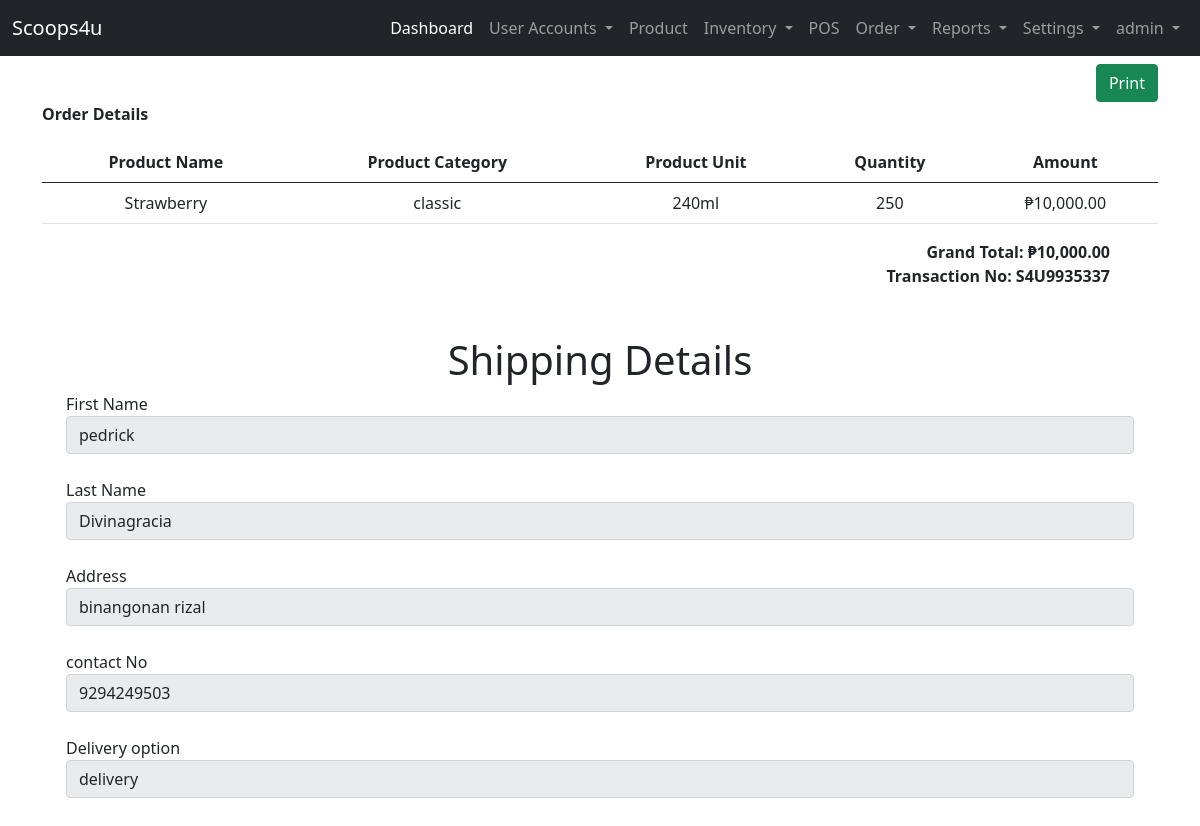
Page /user-site/transaction-view/3/ (signed in) on the committed database.
### landing_page/models.py (models this page shows)
class User(AbstractUser):
    ROLE = ((" "," "),("admin","admin"),("staff","staff"),("reseller","reseller"),("rider","rider"))
    STAT = ((" "," "),("active","active"),("inactive","inactive"))
    role = models.CharField(max_length=50, null=True, default=None, choices=ROLE)
    status = models.CharField(max_length=50, null=True, default=None , choices=STAT)

### admin_site/models.py (models this page shows, shortened)
class OrderItem(models.Model):
    OrderItem_transactionNo =  models.CharField(max_length=200, null=True,  verbose_name='Transaction Number')
    OrderItem_category =  models.CharField(max_length=200, verbose_name='Category')
    OrderItem_name=  models.CharField(max_length=200, verbose_name='Product Name')
    OrderItem_unit =  models.CharField(max_length=200, null=True, verbose_name='Unit')
    OrderItem_quantity =  models.CharField(max_length=200, null=True, verbose_name='quantity')
    OrderItem_amount =  models.DecimalField( max_digits=10, decimal_places=2,null=True, verbose_name='Amount')

class Transaction(models.Model):
    ORDERSTATUS = ( ("Pending","Pending"),("Out for Shipping","Out for Shipping"),("Completed","Completed"))
    DELIVERY_OPTION = ( ("pickup","pickup"),("delivery","delivery"))
    transaction_no =  models.CharField(unique=True, max_length=200, null=False,verbose_name='Transaction Number')
    transaction_user = models.CharField(max_length=250, null=True, verbose_name='List Username')
    transaction_fname = models.CharField(max_length=250, null=True, verbose_name='First Name')
    transaction_lname = models.CharField(max_length=250, null=True, verbose_name='Last Name')
    transaction_address = models.TextField(null=False, verbose_name='Address')
    transaction_contactno = models.BigIntegerField( null=True, verbose_name='Contact Number')
    transaction_doption = models.CharField(max_length=250, choices= DELIVERY_OPTION, null=True, verbose_name='Delivery Option')
    transaction_preferred_date = models.CharField(max_length=250,  null=True,   verbose_name='Preferred Date')
    transaction_totalprice =  models.BigIntegerField(null=True, default=0, verbose_name='Total Price')
    created_at =models.DateField(default=timezone.now,  verbose_name='Date Ordered')
    transaction_orderstatus = models.CharField(max_length=250, choices=ORDERSTATUS, null=True, default='Pending',verbose_name='Status')
    transaction_delivered = models.DateTimeField(null=True, blank=True, verbose_name='Delivered Time')

### admin_site/views.py (the view)
# urls.py: path('transaction-view/<int:id>/', views.transaction_view, name='transaction_view'),
@login_required(login_url='landing_page:login')
def transaction_view(request, id):
    if request.method == "GET":
        transaction = Transaction.objects.get(id = id)
        transaction_no = transaction.transaction_no
        list_orderitem = OrderItem.objects.filter(OrderItem_transactionNo = transaction_no).order_by('-id')
        list_total = OrderItem.objects.filter(OrderItem_transactionNo = transaction_no).all().aggregate(data=Sum('OrderItem_amount'))
        context = {
            'list_orderitem':list_orderitem,
            'list_total':list_total,
            'list_transaction':transaction,
        }
    return render(request, 'admin_site/transaction/view_orders.html', context)

### templates/admin_site/transaction/view_orders.html (shortened to what this page needs)
{% extends 'admin_site/base.html' %}
{% block content %}
{% load humanize %}
{% if list_orderitem %}
<div class="text-end">
    <button onclick="window.print()" class="btn btn-success">Print</button>
</div>
<table class="table table-hover text-center">
    <p class="fw-bolder">Order Details</p>
    <thead>
        <tr>
            <th>Product Name</th>
            <th>Product Category</th>
            <th>Product Unit</th>
            <th>Quantity</th>
            <th>Amount</th>
        </tr>
    </thead>
    <tbody>
        {% for list in list_orderitem %}
        <tr>
            <td>{{ list.OrderItem_name }}</td>
            <td>{{ list.OrderItem_category }}</td>
            <td>{{ list.OrderItem_unit}}</td>
            <td>{{ list.OrderItem_quantity}}</td>
            <td>&#8369;{{ list.OrderItem_amount|floatformat:2|intcomma }}</td>
        </tr>
        {% endfor %}
    </tbody>
</table>
    <div class="text-end px-5">
        <label style="font-weight: bolder;" > Grand Total:    <td>&#8369;{{ list_total.data|floatformat:2|intcomma }} </label>
        <br>
        <label style="font-weight: bolder;" > Transaction No:  {{ list_transaction.transaction_no}}   </label>
    </div>
    <br>
    <br>
        <div class="container-fluid">
        <h1 class="text-center">Shipping Details</h1>
        <label for="">First Name</label>
        <input type="text"class="form-control" value="{{ list_transaction.transaction_fname }}" disabled>
        <br>
        <label for="">Last Name</label>
        <input type="text"  value="{{ list_transaction.transaction_lname }}" class="form-control" disabled>
        <br>
        <label for="">Address</label>
        <input type="text"  value="{{ list_transaction.transaction_address }}" class="form-control" disabled>
        <br>
        <label for="">contact No</label>
        <input type="text"   value="{{ list_transaction.transaction_contactno }}"class="form-control" disabled>
        <br>
        <label for="">Delivery option</label>
        <input type="text" value="{{ list_transaction.transaction_doption }}" class="form-control" disabled>
        <br>
        <br>
        <br>
    </div>
{% endif %}
{% endblock content %}

### templates/admin_site/base.html (shortened to what this page needs)
{% load static %}
<!DOCTYPE html>
<html lang="en">
<head>
    <link href="https://cdn.jsdelivr.net/npm/bootstrap@5.0.2/dist/css/bootstrap.min.css" rel="stylesheet">
    <link rel="stylesheet" href="{% static 'css/sample.css' %}">
  </head>
<body>
  {% if user.role == "admin"%}
    <nav class="navbar navbar-expand-lg navbar-dark bg-dark">
        <div class="container-fluid">
          <a class="navbar-brand" href="#">Scoops4u</a>
          <div class="collapse navbar-collapse" id="navbarNavDropdown">
            <ul class="navbar-nav ms-auto mb-2 mb-lg-0">
              <li class="nav-item">
                <a class="nav-link active" aria-current="page" href="{% url 'admin_site:dashboard'%}">Dashboard</a>
              </li>
              <li class="nav-item dropdown">
                <a class="nav-link dropdown-toggle" href="#" id="navbarDropdownMenuLink" role="button" data-bs-toggle="dropdown" aria-expanded="false">
                  User Accounts
                </a>
              </li>
              <li class="nav-item">
                <a class="nav-link" href="{%url 'admin_site:list_product' %}">Product</a>
              </li>
              <li class="nav-item dropdown">
                <a class="nav-link dropdown-toggle" href="#" id="navbarDropdownMenuLink" role="button" data-bs-toggle="dropdown" aria-expanded="false">
                  Inventory
                </a>
              </li>
              <li class="nav-item">
                <a class="nav-link" href="{%url 'admin_site:pos' %}">POS</a>
              </li>
              <li class="nav-item dropdown">
                <a class="nav-link dropdown-toggle" href="#" id="navbarDropdownMenuLink" role="button" data-bs-toggle="dropdown" aria-expanded="false">
                  Order
                </a>
              </li>
              <li class="nav-item dropdown">
                <a class="nav-link dropdown-toggle" href="#" id="navbarDropdownMenuLink" role="button" data-bs-toggle="dropdown" aria-expanded="false">
                  Reports
                </a>
              </li>
              <li class="nav-item dropdown">
                <a class="nav-link dropdown-toggle" href="#" id="navbarDropdownMenuLink" role="button" data-bs-toggle="dropdown" aria-expanded="false">
                  Settings
                </a>
              </li>
              <li class="nav-item dropdown">
                <a class="nav-link dropdown-toggle" href="#" id="navbarDropdownMenuLink" role="button" data-bs-toggle="dropdown" aria-expanded="false">
                  {{ user }}
                </a>
              </li>
            </ul>
          </div>
        </div>
      </nav>
  {% endif %}
      <div class="container">
        <div class="row mt-2">
            <div class="col-lg-12">
                {% block content %}
                {% endblock content %}
            </div>
        </div>
      </div>
</body>
</html>

### rows in the picture
User: username "admin"
OrderItem: OrderItem_name "Strawberry", OrderItem_category "classic", OrderItem_unit "240ml", OrderItem_quantity "250", OrderItem_amount "10,000.00"
Transaction: transaction_no "S4U9935337", transaction_fname "pedrick", transaction_lname "Divinagracia", transaction_address "binangonan rizal", transaction_contactno "9294249503", transaction_doption "delivery"

### other values in the picture
{{ list_total.data|floatformat:2|intcomma }} "10,000.00"
